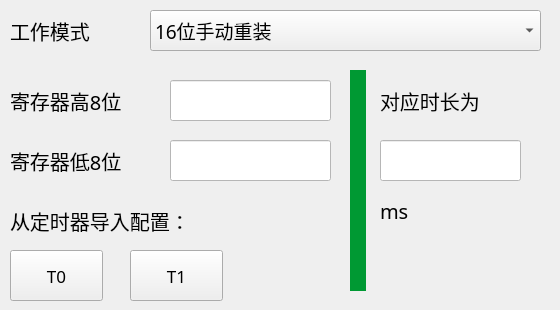
     <widget class="QWidget" name="tab_16">
      <attribute name="title">
       <string>mode1</string>
      </attribute>
      <widget class="QLabel" name="label_29">
       <property name="geometry">
        <rect>
         <x>10</x>
         <y>10</y>
         <width>131</width>
         <height>41</height>
        </rect>
       </property>
       <property name="font">
        <font>
         <family>Arial Unicode MS</family>
         <pointsize>15</pointsize>
        </font>
       </property>
       <property name="text">
        <string>工作模式</string>
       </property>
      </widget>
      <widget class="QComboBox" name="comboBox_txmode_reg">
       <property name="geometry">
        <rect>
         <x>150</x>
         <y>10</y>
         <width>391</width>
         <height>41</height>
        </rect>
       </property>
       <property name="font">
        <font>
         <family>Arial Unicode MS</family>
         <pointsize>14</pointsize>
        </font>
       </property>
       <item>
        <property name="text">
         <string>16位手动重装</string>
        </property>
       </item>
       <item>
        <property name="text">
         <string>8位自动重装</string>
        </property>
       </item>
      </widget>
      <widget class="QLabel" name="label_30">
       <property name="geometry">
        <rect>
         <x>10</x>
         <y>80</y>
         <width>141</width>
         <height>41</height>
        </rect>
       </property>
       <property name="font">
        <font>
         <family>Arial Unicode MS</family>
         <pointsize>15</pointsize>
        </font>
       </property>
       <property name="text">
        <string>寄存器高8位</string>
       </property>
      </widget>
      <widget class="QLineEdit" name="lineEdit_thx">
       <property name="geometry">
        <rect>
         <x>170</x>
         <y>80</y>
         <width>161</width>
         <height>41</height>
        </rect>
       </property>
       <property name="font">
        <font>
         <pointsize>13</pointsize>
        </font>
       </property>
       <property name="styleSheet">
        <string notr="true">background-color:white;</string>
       </property>
       <property name="placeholderText">
        <string/>
       </property>
      </widget>
      <widget class="QLabel" name="label_31">
       <property name="geometry">
        <rect>
         <x>10</x>
         <y>140</y>
         <width>141</width>
         <height>41</height>
        </rect>
       </property>
       <property name="font">
        <font>
         <family>Arial Unicode MS</family>
         <pointsize>15</pointsize>
        </font>
       </property>
       <property name="text">
        <string>寄存器低8位</string>
       </property>
      </widget>
      <widget class="QLineEdit" name="lineEdit_tlx">
       <property name="geometry">
        <rect>
         <x>170</x>
         <y>140</y>
         <width>161</width>
         <height>41</height>
        </rect>
       </property>
       <property name="font">
        <font>
         <pointsize>13</pointsize>
        </font>
       </property>
       <property name="styleSheet">
        <string notr="true">background-color:white;</string>
       </property>
       <property name="placeholderText">
        <string/>
       </property>
      </widget>
      <widget class="QWidget" name="widget_5" native="true">
       <property name="geometry">
        <rect>
         <x>350</x>
         <y>70</y>
         <width>16</width>
         <height>221</height>
        </rect>
       </property>
       <property name="styleSheet">
        <string notr="true">background-color:#009933;</string>
       </property>
      </widget>
      <widget class="QLabel" name="label_35">
       <property name="geometry">
        <rect>
         <x>380</x>
         <y>80</y>
         <width>171</width>
         <height>41</height>
        </rect>
       </property>
       <property name="font">
        <font>
         <family>Arial Unicode MS</family>
         <pointsize>15</pointsize>
        </font>
       </property>
       <property name="text">
        <string>对应时长为</string>
       </property>
      </widget>
      <widget class="QLineEdit" name="lineEdit_corrsponding_time">
       <property name="geometry">
        <rect>
         <x>380</x>
         <y>140</y>
         <width>141</width>
         <height>41</height>
        </rect>
       </property>
       <property name="font">
        <font>
         <pointsize>13</pointsize>
        </font>
       </property>
       <property name="styleSheet">
        <string notr="true">background-color:white;</string>
       </property>
       <property name="readOnly">
        <bool>true</bool>
       </property>
       <property name="placeholderText">
        <string/>
       </property>
      </widget>
      <widget class="QLabel" name="label_37">
       <property name="geometry">
        <rect>
         <x>380</x>
         <y>190</y>
         <width>171</width>
         <height>41</height>
        </rect>
       </property>
       <property name="font">
        <font>
         <family>Arial Unicode MS</family>
         <pointsize>15</pointsize>
        </font>
       </property>
       <property name="text">
        <string>ms</string>
       </property>
      </widget>
      <widget class="QLabel" name="label_43">
       <property name="geometry">
        <rect>
         <x>10</x>
         <y>200</y>
         <width>231</width>
         <height>41</height>
        </rect>
       </property>
       <property name="font">
        <font>
         <family>Arial Unicode MS</family>
         <pointsize>15</pointsize>
        </font>
       </property>
       <property name="text">
        <string>从定时器导入配置：</string>
       </property>
      </widget>
      <widget class="QPushButton" name="pushButton_fromt0">
       <property name="geometry">
        <rect>
         <x>10</x>
         <y>250</y>
         <width>93</width>
         <height>51</height>
        </rect>
       </property>
       <property name="font">
        <font>
         <family>Arial Unicode MS</family>
         <pointsize>13</pointsize>
        </font>
       </property>
       <property name="text">
        <string>T0</string>
       </property>
      </widget>
      <widget class="QPushButton" name="pushButton_fromt1">
       <property name="geometry">
        <rect>
         <x>130</x>
         <y>250</y>
         <width>93</width>
         <height>51</height>
        </rect>
       </property>
       <property name="font">
        <font>
         <family>Arial Unicode MS</family>
         <pointsize>13</pointsize>
        </font>
       </property>
       <property name="text">
        <string>T1</string>
       </property>
      </widget>
     </widget>
